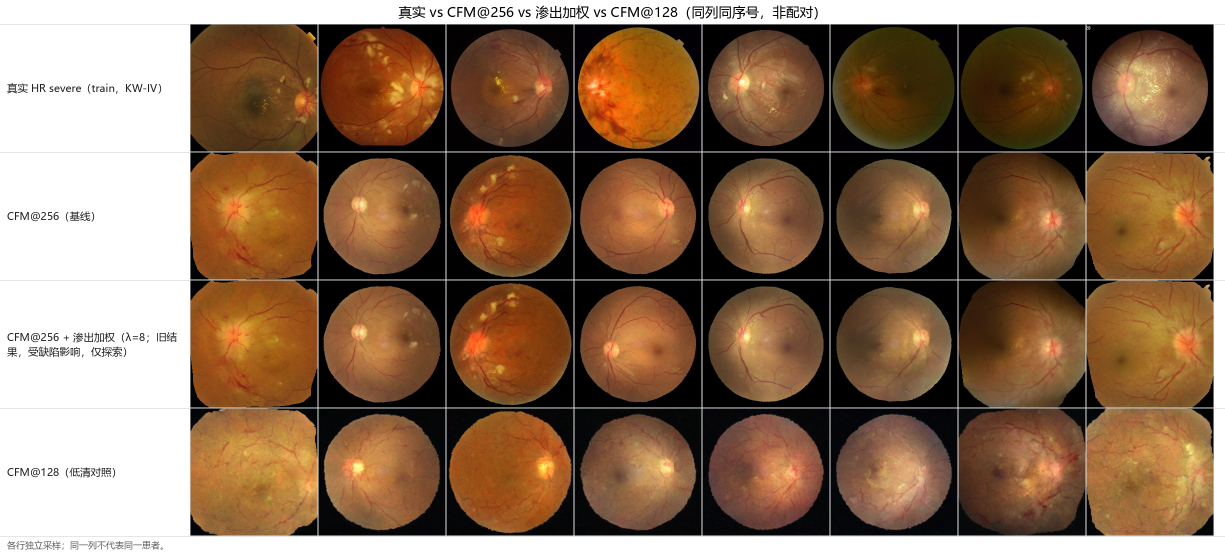
#> input picture advisor_review_20261106/01_compare_sheet.png, 2450 x 1112 px (shown at 1/2 size); its folder holds 2 pictures in this run
$ python make_lesion_weights.py --src .. --out out.png
#> lines starting #> are read from the running program, lines starting #| are printed output that depends on the picture; after the words box and inside, x2 and y2 are one past the last pixel; in counts of white or black regions, pixels touching at a corner belong together
#!/usr/bin/env python
# -*- coding: utf-8 -*-
"""生成渗出（exudate）区域权重图（供 train.py --lesion_weight_dir 使用）

【实现状态——务必先读】当前仅渗出加权：
- 渗出检测：已实现（亮黄色阈值 + 连通块面积/实心度过滤）
- 出血检测：未实现（暗红色启发式因与血管难区分，已于 masks():27 放弃）
- 视盘排除：未实现（docstring 旧版曾声称"最大高亮圆形块剔除"，实际只有面积上限 600 拒绝大块，非视盘专用逻辑）
- 血管：不作病灶，仅从渗出 mask 减除以抑制血管边缘假阳性（非"血管降权"）
因此本模块虽命名 lesion_weights，实际只 boost 渗出。论文/报告不得称"病灶感知加权"或"出血加权"。

思路（无像素级标注，用色彩/形态启发式）：
- 渗出：亮黄（R/G 高、B 低、亮度高），面积 20–600 px、实心度≥0.5 的连通块
- 输出：0=非病灶，255=病灶中心；膨胀 + 高斯模糊做软边
- 归一化：逐图 max-norm（最亮病灶像素=1.0）；覆盖率>15% 视为误检清零

用法
    F:/python/python.exe make_lesion_weights.py \
        --src ../../../../fundus/combined_sq256 --out ./lesion_weights_256 --size 256
"""
import argparse
from pathlib import Path

import cv2
import numpy as np


def masks(img_bgr, vessel=None):
    """vessel: 血管 mask（0-255，来自 conditions_combined_*）；用于排除血管假阳性"""
    b, g, r = [c.astype(np.float32) / 255.0 for c in cv2.split(img_bgr)]
    lum = 0.299 * r + 0.587 * g + 0.114 * b

    # 只做渗出（金色亮斑）：实测比出血启发式可靠得多；出血/血管难区分，放弃
    m = ((r > 0.55) & (g > 0.38) & (b < 0.45) & ((r - b) > 0.15)).astype(np.uint8)

    # 减血管（骨架膨胀 5px）：血管边缘是最主要的假阳性来源
    if vessel is not None:
        vm = cv2.dilate((vessel > 60).astype(np.uint8), np.ones((5, 5), np.uint8), iterations=1)
        m[vm > 0] = 0

    # 连通块：面积 + 实心度（排除细长/噪声）
    n, lab, stats, _ = cv2.connectedComponentsWithStats(m, 8)
    out = np.zeros_like(m)
    for i in range(1, n):
        a = stats[i, cv2.CC_STAT_AREA]
        if a < 20 or a > 600:
            continue
        comp = (lab == i).astype(np.uint8)
        cnts, _ = cv2.findContours(comp, cv2.RETR_EXTERNAL, cv2.CHAIN_APPROX_SIMPLE)
        if not cnts:
            continue
        ha = max(1.0, cv2.contourArea(cv2.convexHull(cnts[0])))
        if a / ha >= 0.50:
            out[lab == i] = 1

    if out.sum() == 0:
        return np.zeros((out.shape[0], out.shape[1]), np.uint8)
    soft = cv2.GaussianBlur(out.astype(np.float32), (0, 0), 2.0)
    # 膨胀式羽化：覆盖病灶周边，放大加权区域（纯色块太小对 loss 影响有限）
    soft = cv2.dilate(soft, np.ones((7, 7), np.float32), iterations=1)
    soft = cv2.GaussianBlur(soft, (0, 0), 3.0)
    soft = np.clip(soft / max(1e-6, float(soft.max())), 0, 1)
    # 覆盖率上限：>15% 视为误检（大面积偏色），清零避免错误加权
    if (soft > 0.3).mean() > 0.15:
        return np.zeros((soft.shape[0], soft.shape[1]), np.uint8)
    return (soft * 255).astype(np.uint8)


def main():
    ap = argparse.ArgumentParser()
    ap.add_argument("--src", required=True)
    ap.add_argument("--out", required=True)
    ap.add_argument("--size", type=int, default=256)
    ap.add_argument("--cond", default=None, help="血管 mask 目录（conditions_combined_256）")
    a = ap.parse_args()

    files = sorted([p for p in Path(a.src).iterdir()
                    if p.suffix.lower() in (".jpg", ".jpeg", ".png", ".bmp")])
    assert files, f"no images in {a.src}"
    out = Path(a.out); out.mkdir(parents=True, exist_ok=True)
    cover = []
    for f in files:
        img = cv2.imread(str(f))
#> img is the input picture: shape (1112, 2450, 3); mean B, G, R 86.4, 110.9, 140
        if img is None:
            continue
        img = cv2.resize(img, (a.size, a.size), interpolation=cv2.INTER_LANCZOS4)
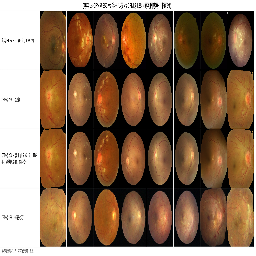
#> img: shape (256, 256, 3); mean B, G, R 85.4, 110, 139.1
        vessel = None
        if a.cond:
            vp = Path(a.cond) / (f.stem + ".png")
            if vp.exists():
                vessel = cv2.imread(str(vp), cv2.IMREAD_GRAYSCALE)
                if vessel is not None:
                    vessel = cv2.resize(vessel, (a.size, a.size))
        m = masks(img, vessel)
#> in masks, `b, g, r = [c.astype(np.float32) / 255.0 for c in cv2.split(img_bgr)]`:
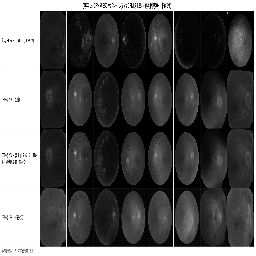
#> b: shape (256, 256) float32; min 0, max 1, mean 0.335
#> in masks, `b, g, r = [c.astype(np.float32) / 255.0 for c in cv2.split(img_bgr)]`:
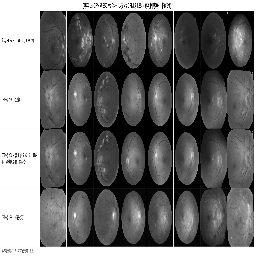
#> g: shape (256, 256) float32; min 0, max 1, mean 0.431
#> in masks, `b, g, r = [c.astype(np.float32) / 255.0 for c in cv2.split(img_bgr)]`:
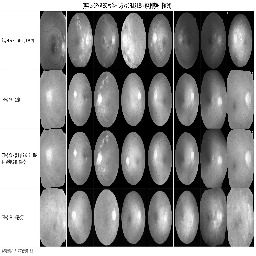
#> r: shape (256, 256) float32; min 0, max 1, mean 0.545
#> in masks, `m = ((r > 0.55) & (g > 0.38) & (b < 0.45) & ((r - b) > 0.15)).astype(n..`:
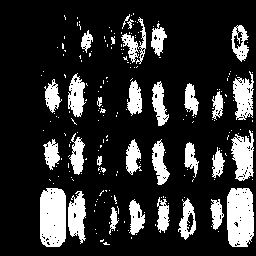
#> m: shape (256, 256); values 0 (black) and 1 (white), 18.4% white; 207 white regions (176 under 20 px), largest, box (x1, y1, x2, y2) and area: (227, 188, 254, 247) 1417, (40, 188, 66, 247) 1409, (231, 130, 254, 181) 763
#> in masks, `n, lab, stats, _ = cv2.connectedComponentsWithStats(m, 8)`:
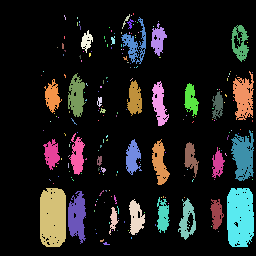
#> lab: shape (256, 256) int32; 208 distinct labels, from 0 to 207; one colour per label, 0 black
#> in masks, `n, lab, stats, _ = cv2.connectedComponentsWithStats(m, 8)`: n = 208; stats = 208 rows, first 6: [0, 0, 256, 256, 53465], [133, 13, 1, 2, 2], [64, 15, 2, 5, 5], [122, 14, 8, 15, 28], [131, 15, 1, 1, 1], [77, 17, 1, 2, 2]
#> the loop in masks, `for i in range(1, n):` made 207 passes
#> a on passes 1, 2, 4: 2, 5, 1
#> after the loop in masks, `for i in range(1, n):`: comp: shape (256, 256); values 0 (black) and 1 (white), 0.19% white; 1 white region, box (x1, y1, x2, y2) and area: (109, 207, 119, 235) 122
#> after the loop in masks, `for i in range(1, n):`: out: shape (256, 256); values 0 (black) and 1 (white), 10.4% white; 26 white regions, largest, box (x1, y1, x2, y2) and area: (68, 73, 86, 117) 492, (152, 139, 170, 185) 443, (152, 81, 169, 126) 413
#> in masks, `soft = cv2.GaussianBlur(soft, (0, 0), 3.0)`:
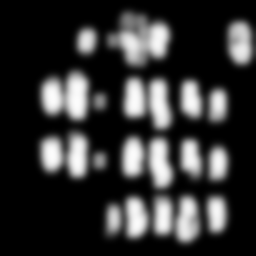
#> soft: shape (256, 256) float32; min 0, max 0.992, mean 0.204
#> m: shape (256, 256); every value is 0
        cv2.imwrite(str(out / (f.stem + ".png")), m)
        cover.append((m > 32).mean())
#> pass 2 of the loop in main, `for f in files:`:
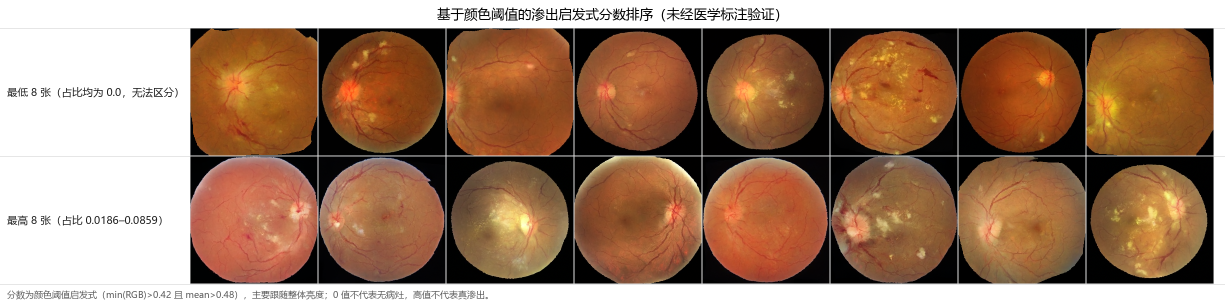
#> input picture advisor_review_20261106/02_lesion_strength_sheet.png, 2450 x 611 px (shown at 1/2 size)
#> in main, img is the input picture: shape (611, 2450, 3); mean B, G, R 105.3, 129, 163.4
#> img: shape (256, 256, 3)
#> in masks (call 2), `n, lab, stats, _ = cv2.connectedComponentsWithStats(m, 8)`:
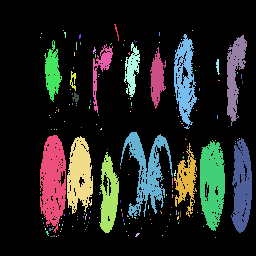
#> lab: shape (256, 256) int32; 191 distinct labels, from 0 to 190; one colour per label, 0 black
#> n = 191; stats = 191 rows, first 6: [0, 0, 256, 256, 51347], [114, 24, 5, 17, 23], [63, 30, 1, 1, 1], [192, 30, 1, 1, 1], [41, 33, 1, 1, 1], [64, 32, 2, 6, 8]
#> the loop in masks (call 2), `for i in range(1, n):` made 190 passes
#> in masks (call 2), `soft = cv2.GaussianBlur(soft, (0, 0), 3.0)`:
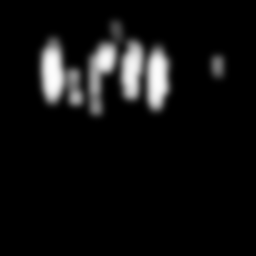
#> soft: shape (256, 256) float32; min 0, max 0.993, mean 0.0625
    cover = np.array(cover)
#> cover = [0, 0.118]
    print(f"[done] {len(files)} -> {out}")
    print(f"[stats] 病灶覆盖率 mean={cover.mean():.3%} median={np.median(cover):.3%} "
          f"max={cover.max():.3%}  (零覆盖 {int((cover < 0.001).sum())} 张)")
#| [stats] 病灶覆盖率 mean=5.908% median=5.908% max=11.816%  (零覆盖 1 张)


if __name__ == "__main__":
    main()
